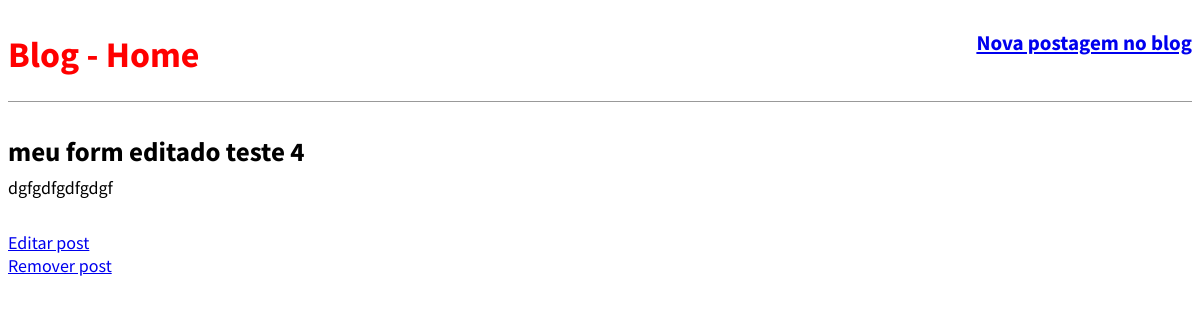
The page /post/meu_form/ (signed in) on the database as committed earlier.
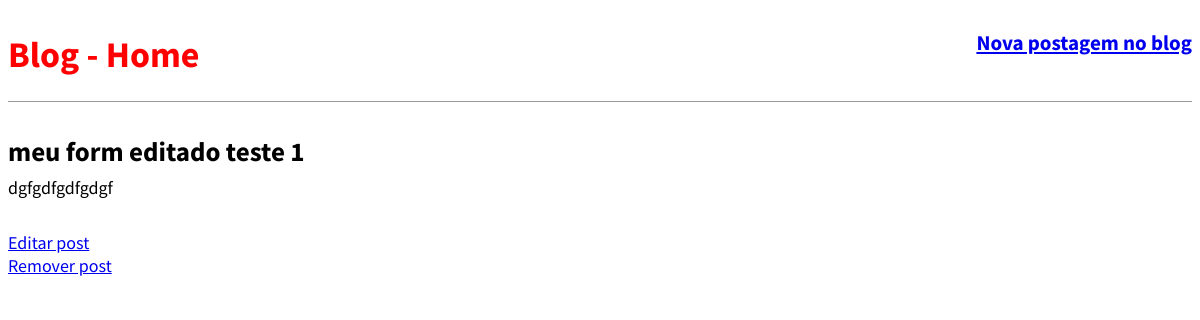
The same page on the database as committed later.
### blog/models.py (models this page shows, shortened)
class Post (models.Model):
    STATUS = (('rascunho','Rascunho'),('publicado','Publicado'),)
    titulo  = models.CharField(max_length=250)
    slug   = models.SlugField(max_length=250)
    autor = models.ForeignKey(User, on_delete=models.CASCADE)
    conteudo  = models.TextField()
    publicado = models.DateTimeField(default=timezone.now)
    criado = models.DateTimeField(auto_now_add=True)
    alterado = models.DateTimeField(auto_now=True)
    status = models.CharField(max_length=10, choices=STATUS, default='rascunho')
    objects = models.Manager()
    published = PublishedManager()
    def get_absolute_url_update(self):
        return  reverse('post_edit',args=[self.pk])
    def get_absolute_url_delete(self):
        return  reverse('post_delete',args=[self.pk])
    class Meta:
        ordering = ('-publicado',)

### blog/views.py (the view)
# urls.py: path('post/<slug:slug>/', views.BlogDetailView.as_view(), name='post_detail'),
class BlogDetailView(DetailView):
     model = Post
     template_name = 'blog/post_detail.html'

### blog/templates/blog/post_detail.html (shortened to what this page needs)
{% extends 'base.html' %}
{% block content %}
        <div class="post-entry">
            <h2>{{ object.titulo }}</h2>
            <p>{{ object.conteudo }} </p>
        </div>
     {% if user.is_authenticated %}
    <a href="{{ object.get_absolute_url_update }}">Editar post</a>
    <br>
    <a href="{{ object.get_absolute_url_delete }}">Remover post</a>
     {% endif %}
{% endblock content %}

Rows that differ between the two databases and show on the page:
changed Post "dgfgdfgdfgdgf": titulo "meu form editado teste 4" → "meu form editado teste 1"
